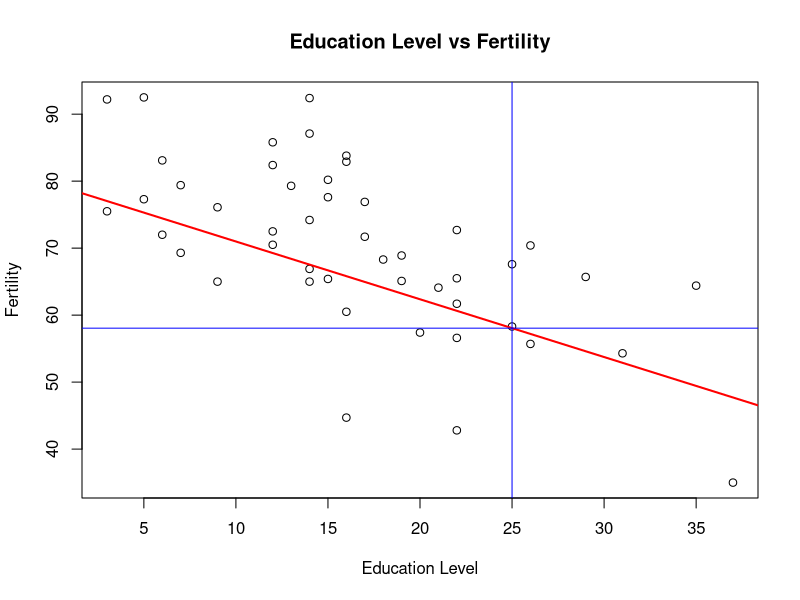

R code for this plot:
## ---- chunk 1
knitr::opts_chunk$set(echo = FALSE)
## ---- chunk 2
data("swiss")
summary(swiss)
## ---- chunk 3
fit <- lm(Fertility~Education,data = swiss)
summary(fit)
## ---- chunk 4
prediction <- predict(fit, newdata = data.frame(Education = 25))
plot(swiss$Examination,swiss$Fertility, xlab = "Education Level",
             ylab = "Fertility", main = "Education Level vs Fertility")
abline(fit,col="red",lwd=2)
abline(h=prediction,col="blue")
abline(v=25,col = "blue")
